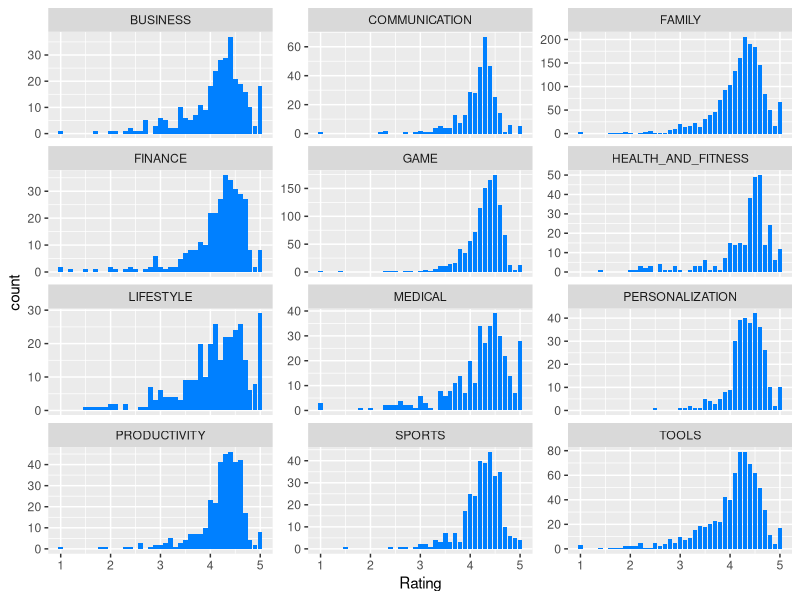

The R source for this figure:

# Rating of App based on Genre
library(ggplot2)
library(dplyr)

data = read.csv("googleplaystore(cln).csv")

# selecting top 12 most popular categories
dt1 = filter(data,Category %in% c("BUSINESS","COMMUNICATION",
                                  "FAMILY","FINANCE",
                                  "GAME","HEALTH_AND_FITNESS",
                                  "LIFESTYLE","MEDICAL",
                                  "PERSONALIZATION",
                                  "PRODUCTIVITY","SPORTS",
                                  "TOOLS"))

# Faceting Data 
p = ggplot(dt1, aes(Rating)) + geom_bar(fill = "#0080ff") + facet_wrap(~Category,ncol=3,scales="free_y") 
p